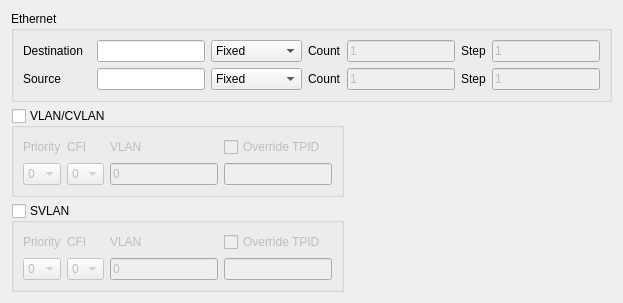
         <widget class="QWidget" name="tab_4" >
          <attribute name="title" >
           <string>L2</string>
          </attribute>
          <layout class="QGridLayout" >
           <item row="0" column="0" colspan="2" >
            <widget class="QGroupBox" name="groupBox_2" >
             <property name="title" >
              <string>Ethernet</string>
             </property>
             <layout class="QGridLayout" >
              <item row="0" column="0" >
               <widget class="QLabel" name="label" >
                <property name="text" >
                 <string>Destination</string>
                </property>
               </widget>
              </item>
              <item row="0" column="1" >
               <widget class="QLineEdit" name="leDstMac" >
                <property name="inputMask" >
                 <string>HH HH HH HH HH HH; </string>
                </property>
                <property name="text" >
                 <string>     </string>
                </property>
               </widget>
              </item>
              <item row="0" column="2" >
               <widget class="QComboBox" name="cmbDstMacMode" >
                <item>
                 <property name="text" >
                  <string>Fixed</string>
                 </property>
                </item>
                <item>
                 <property name="text" >
                  <string>Increment</string>
                 </property>
                </item>
                <item>
                 <property name="text" >
                  <string>Decrement</string>
                 </property>
                </item>
               </widget>
              </item>
              <item row="0" column="3" >
               <widget class="QLabel" name="label_2" >
                <property name="text" >
                 <string>Count</string>
                </property>
               </widget>
              </item>
              <item row="0" column="4" >
               <widget class="QLineEdit" name="leDstMacCount" >
                <property name="enabled" >
                 <bool>false</bool>
                </property>
                <property name="text" >
                 <string>1</string>
                </property>
                <property name="cursorPosition" >
                 <number>1</number>
                </property>
               </widget>
              </item>
              <item row="0" column="5" >
               <widget class="QLabel" name="label_5" >
                <property name="text" >
                 <string>Step</string>
                </property>
               </widget>
              </item>
              <item row="0" column="6" >
               <widget class="QLineEdit" name="leDstMacStep" >
                <property name="enabled" >
                 <bool>false</bool>
                </property>
                <property name="text" >
                 <string>1</string>
                </property>
                <property name="cursorPosition" >
                 <number>1</number>
                </property>
               </widget>
              </item>
              <item row="1" column="0" >
               <widget class="QLabel" name="label_3" >
                <property name="text" >
                 <string>Source         </string>
                </property>
               </widget>
              </item>
              <item row="1" column="1" >
               <widget class="QLineEdit" name="leSrcMac" >
                <property name="inputMask" >
                 <string>HH HH HH HH HH HH; </string>
                </property>
                <property name="text" >
                 <string>     </string>
                </property>
               </widget>
              </item>
              <item row="1" column="2" >
               <widget class="QComboBox" name="cmbSrcMacMode" >
                <item>
                 <property name="text" >
                  <string>Fixed</string>
                 </property>
                </item>
                <item>
                 <property name="text" >
                  <string>Increment</string>
                 </property>
                </item>
                <item>
                 <property name="text" >
                  <string>Decrement</string>
                 </property>
                </item>
               </widget>
              </item>
              <item row="1" column="3" >
               <widget class="QLabel" name="label_4" >
                <property name="text" >
                 <string>Count</string>
                </property>
               </widget>
              </item>
              <item row="1" column="4" >
               <widget class="QLineEdit" name="leSrcMacCount" >
                <property name="enabled" >
                 <bool>false</bool>
                </property>
                <property name="text" >
                 <string>1</string>
                </property>
               </widget>
              </item>
              <item row="1" column="5" >
               <widget class="QLabel" name="label_6" >
                <property name="text" >
                 <string>Step</string>
                </property>
               </widget>
              </item>
              <item row="1" column="6" >
               <widget class="QLineEdit" name="leSrcMacStep" >
                <property name="enabled" >
                 <bool>false</bool>
                </property>
                <property name="text" >
                 <string>1</string>
                </property>
                <property name="cursorPosition" >
                 <number>1</number>
                </property>
               </widget>
              </item>
             </layout>
            </widget>
           </item>
           <item row="1" column="0" >
            <widget class="QGroupBox" name="gbCvlan" >
             <property name="title" >
              <string>VLAN/CVLAN</string>
             </property>
             <property name="checkable" >
              <bool>true</bool>
             </property>
             <property name="checked" >
              <bool>false</bool>
             </property>
             <layout class="QGridLayout" >
              <item row="0" column="0" >
               <widget class="QLabel" name="label_9" >
                <property name="text" >
                 <string>Priority</string>
                </property>
               </widget>
              </item>
              <item row="0" column="1" >
               <widget class="QLabel" name="label_8" >
                <property name="text" >
                 <string>CFI</string>
                </property>
               </widget>
              </item>
              <item row="0" column="2" >
               <widget class="QLabel" name="label_10" >
                <property name="text" >
                 <string>VLAN</string>
                </property>
               </widget>
              </item>
              <item row="0" column="3" >
               <widget class="QCheckBox" name="cbCvlanTpidOverride" >
                <property name="enabled" >
                 <bool>false</bool>
                </property>
                <property name="text" >
                 <string>Override TPID</string>
                </property>
               </widget>
              </item>
              <item row="1" column="0" >
               <widget class="QComboBox" name="cmbCvlanPrio" >
                <property name="enabled" >
                 <bool>false</bool>
                </property>
                <item>
                 <property name="text" >
                  <string>0</string>
                 </property>
                </item>
                <item>
                 <property name="text" >
                  <string>1</string>
                 </property>
                </item>
                <item>
                 <property name="text" >
                  <string>2</string>
                 </property>
                </item>
                <item>
                 <property name="text" >
                  <string>3</string>
                 </property>
                </item>
                <item>
                 <property name="text" >
                  <string>4</string>
                 </property>
                </item>
                <item>
                 <property name="text" >
                  <string>5</string>
                 </property>
                </item>
                <item>
                 <property name="text" >
                  <string>6</string>
                 </property>
                </item>
                <item>
                 <property name="text" >
                  <string>7</string>
                 </property>
                </item>
               </widget>
              </item>
              <item row="1" column="1" >
               <widget class="QComboBox" name="cmbCvlanCfi" >
                <property name="enabled" >
                 <bool>false</bool>
                </property>
                <item>
                 <property name="text" >
                  <string>0</string>
                 </property>
                </item>
                <item>
                 <property name="text" >
                  <string>1</string>
                 </property>
                </item>
               </widget>
              </item>
              <item row="1" column="2" >
               <widget class="QLineEdit" name="leCvlanId" >
                <property name="enabled" >
                 <bool>false</bool>
                </property>
                <property name="text" >
                 <string>0</string>
                </property>
               </widget>
              </item>
              <item row="1" column="3" >
               <widget class="QLineEdit" name="leCvlanTpid" >
                <property name="enabled" >
                 <bool>false</bool>
                </property>
                <property name="inputMask" >
                 <string>HH HH; </string>
                </property>
                <property name="text" >
                 <string> </string>
                </property>
               </widget>
              </item>
             </layout>
            </widget>
           </item>
           <item row="1" column="1" >
            <spacer>
             <property name="orientation" >
              <enum>Qt::Horizontal</enum>
             </property>
             <property name="sizeHint" >
              <size>
               <width>40</width>
               <height>20</height>
              </size>
             </property>
            </spacer>
           </item>
           <item row="2" column="0" >
            <widget class="QGroupBox" name="gbSvlan" >
             <property name="title" >
              <string>SVLAN</string>
             </property>
             <property name="checkable" >
              <bool>true</bool>
             </property>
             <property name="checked" >
              <bool>false</bool>
             </property>
             <layout class="QGridLayout" >
              <item row="0" column="0" >
               <widget class="QLabel" name="label_11" >
                <property name="text" >
                 <string>Priority</string>
                </property>
               </widget>
              </item>
              <item row="0" column="1" >
               <widget class="QLabel" name="label_17" >
                <property name="text" >
                 <string>CFI</string>
                </property>
               </widget>
              </item>
              <item row="0" column="2" >
               <widget class="QLabel" name="label_16" >
                <property name="text" >
                 <string>VLAN</string>
                </property>
               </widget>
              </item>
              <item row="0" column="3" >
               <widget class="QCheckBox" name="cbSvlanTpidOverride" >
                <property name="enabled" >
                 <bool>false</bool>
                </property>
                <property name="text" >
                 <string>Override TPID</string>
                </property>
               </widget>
              </item>
              <item row="1" column="0" >
               <widget class="QComboBox" name="cmbSvlanPrio" >
                <property name="enabled" >
                 <bool>false</bool>
                </property>
                <item>
                 <property name="text" >
                  <string>0</string>
                 </property>
                </item>
                <item>
                 <property name="text" >
                  <string>1</string>
                 </property>
                </item>
                <item>
                 <property name="text" >
                  <string>2</string>
                 </property>
                </item>
                <item>
                 <property name="text" >
                  <string>3</string>
                 </property>
                </item>
                <item>
                 <property name="text" >
                  <string>4</string>
                 </property>
                </item>
                <item>
                 <property name="text" >
                  <string>5</string>
                 </property>
                </item>
                <item>
                 <property name="text" >
                  <string>6</string>
                 </property>
                </item>
                <item>
                 <property name="text" >
                  <string>7</string>
                 </property>
                </item>
               </widget>
              </item>
              <item row="1" column="1" >
               <widget class="QComboBox" name="cmbSvlanCfi" >
                <property name="enabled" >
                 <bool>false</bool>
                </property>
                <item>
                 <property name="text" >
                  <string>0</string>
                 </property>
                </item>
                <item>
                 <property name="text" >
                  <string>1</string>
                 </property>
                </item>
               </widget>
              </item>
              <item row="1" column="2" >
               <widget class="QLineEdit" name="leSvlanId" >
                <property name="enabled" >
                 <bool>false</bool>
                </property>
                <property name="text" >
                 <string>0</string>
                </property>
               </widget>
              </item>
              <item row="1" column="3" >
               <widget class="QLineEdit" name="leSvlanTpid" >
                <property name="enabled" >
                 <bool>false</bool>
                </property>
                <property name="inputMask" >
                 <string>HH HH; </string>
                </property>
                <property name="text" >
                 <string> </string>
                </property>
               </widget>
              </item>
             </layout>
            </widget>
           </item>
           <item row="2" column="1" >
            <spacer>
             <property name="orientation" >
              <enum>Qt::Horizontal</enum>
             </property>
             <property name="sizeHint" >
              <size>
               <width>40</width>
               <height>20</height>
              </size>
             </property>
            </spacer>
           </item>
          </layout>
         </widget>
